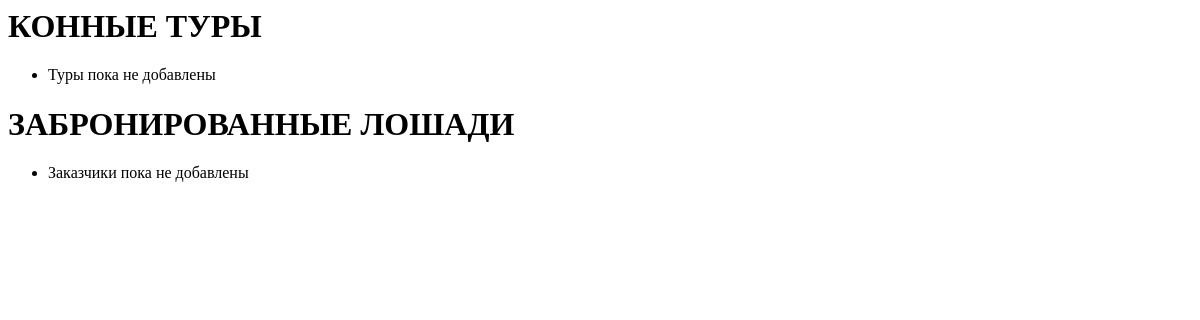
The page /tours on the database as committed earlier.
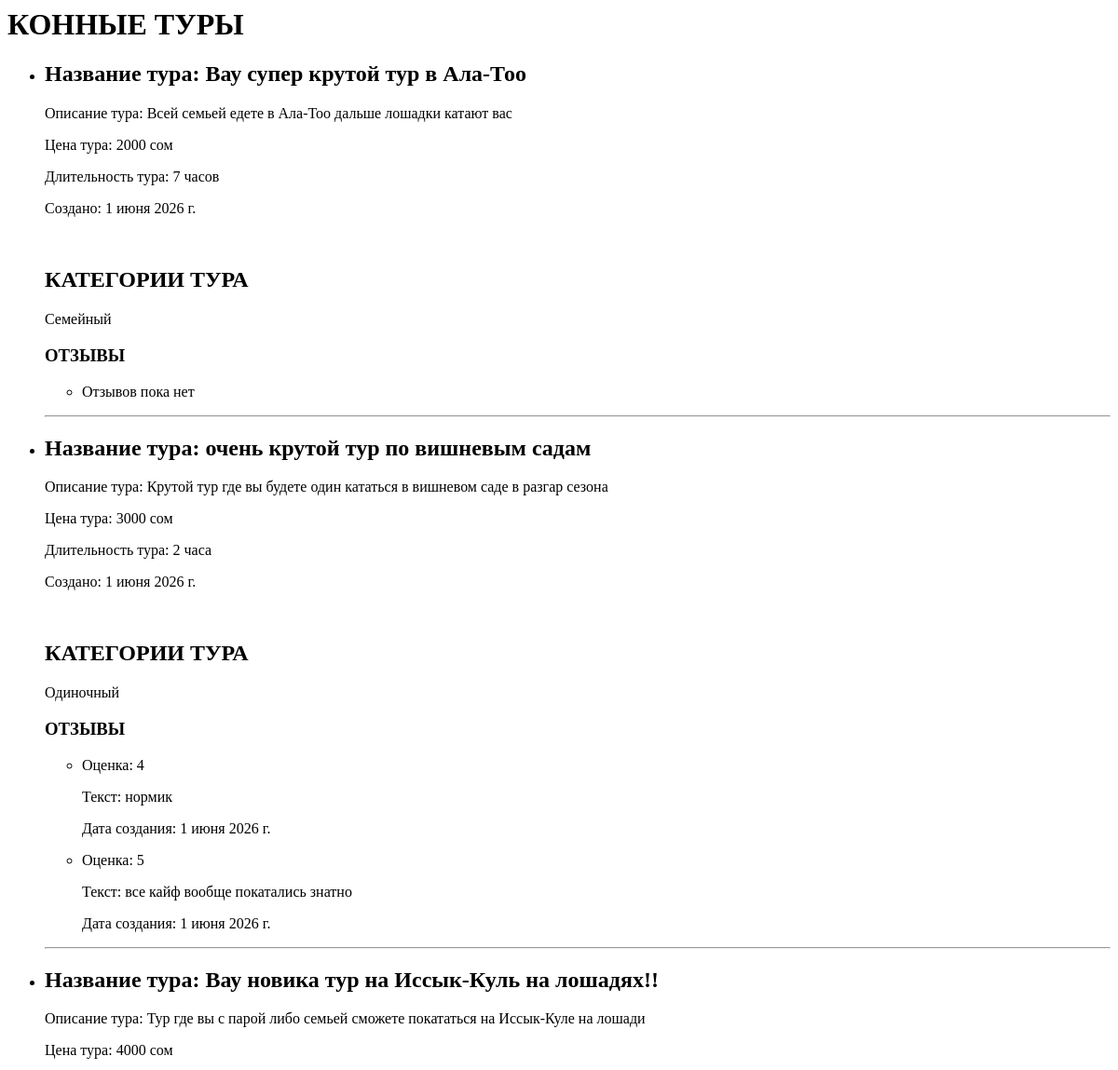
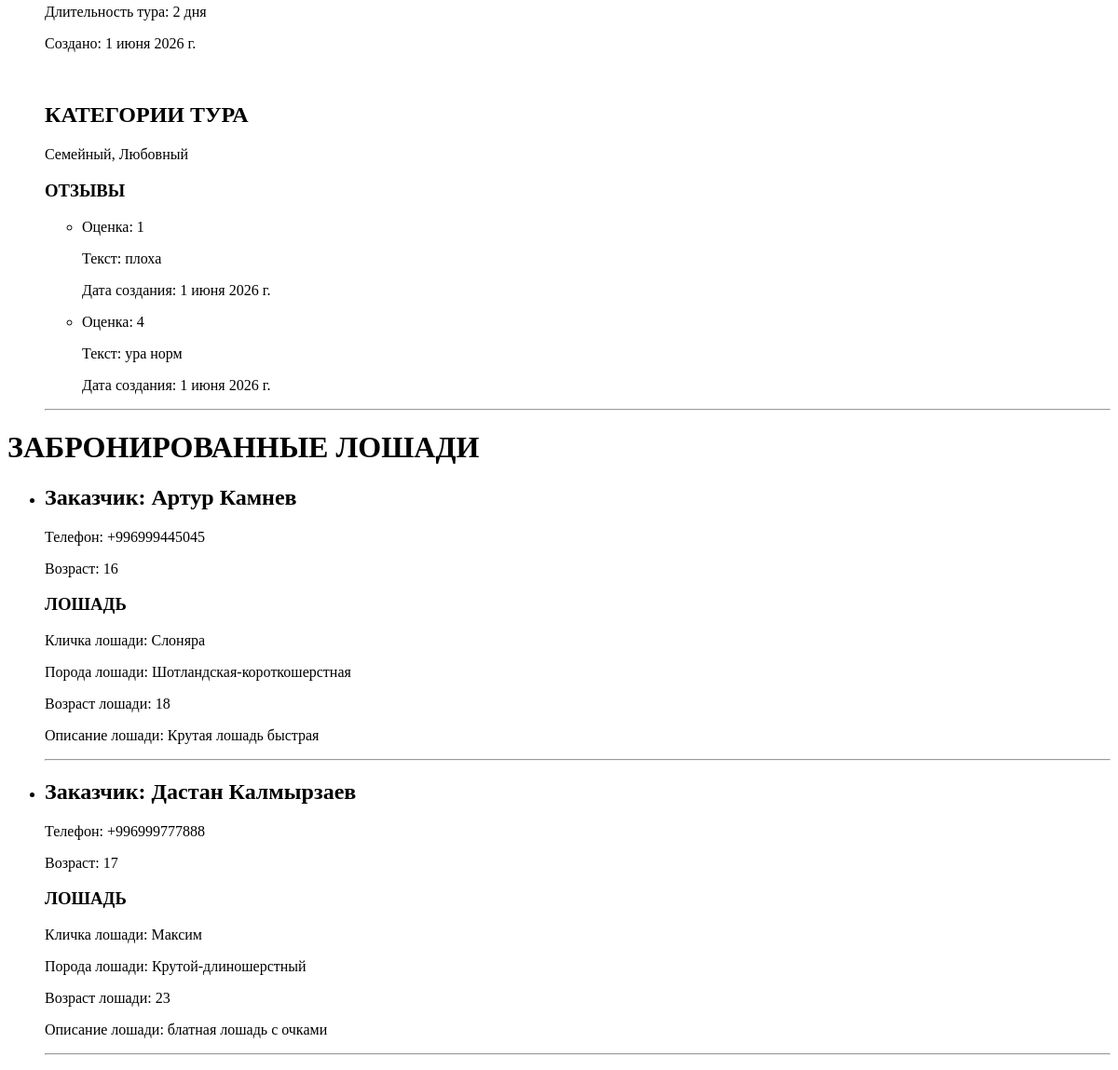
The same page on the database as committed later (2 pictures, top to bottom).
### horse_tour/models.py (models this page shows, shortened)
class Tour(models.Model):
    title = models.TextField(verbose_name="Название тура")
    description = models.TextField(verbose_name="Описание тура")
    price = models.PositiveIntegerField(verbose_name="Цена тура")
    duration = models.CharField(verbose_name="Длительность тура", max_length=50)
    created_at = models.DateField(auto_now_add=True)
    categories = models.ManyToManyField(Category)
    class Meta:
        verbose_name = 'Тур'
        verbose_name_plural = 'Туры'

class Category(models.Model):
    name = models.CharField(max_length=100, verbose_name="Название категории")
    description = models.TextField(verbose_name="Описание категории", max_length=300)
    class Meta:
        verbose_name = 'Категорию'
        verbose_name_plural = 'Категории'

class Review(models.Model):
    tour = models.ForeignKey(Tour, on_delete=models.CASCADE, related_name='reviews')
    MARK = (
        ('1', '1'),
        ('2', '2'),
        ('3', '3'),
        ('4', '4'),
        ('5', '5')
    )
    mark = models.CharField(max_length=100, choices=MARK, verbose_name="Оценка")
    text = models.TextField(blank=True, verbose_name="Описание к оценке")
    created_at = models.DateField(auto_now_add=True)
    class Meta:
        verbose_name = 'Отзыв'
        verbose_name_plural = 'Отзывы'

class Person(models.Model):
    name = models.TextField(verbose_name="Имя заказчика", max_length=30)
    surname = models.TextField(verbose_name="Фамилия заказчика", max_length=30)
    phone = models.CharField(verbose_name="Номер телефона заказчика", max_length=20)
    age = models.PositiveIntegerField(verbose_name="Возраст заказчика")
    horse = models.OneToOneField(Horse, on_delete=models.CASCADE)
    class Meta:
        verbose_name = 'Клиента'
        verbose_name_plural = 'Клиентов'

class Horse(models.Model):
    name = models.TextField(verbose_name="Кличка лошади", max_length=50)
    breed = models.TextField(verbose_name="Порода лошади", max_length=50)
    age = models.PositiveIntegerField(verbose_name="Возраст лошади")
    description = models.CharField(verbose_name="Описание лошади", max_length=300)
    photo = models.ImageField(upload_to="horses/", blank=True, verbose_name="Изображение лошади")
    class Meta:
        verbose_name = 'Лошадь'
        verbose_name_plural = 'Лошадей'

### horse_tour/views.py (the view)
# urls.py: path('tours', views.tour_list_view, name="tour_list"),
def tour_list_view(request):
    if request.method == "GET":
        tours = models.Tour.objects.all()
        persons = models.Person.objects.all()
        context = {
            'tours': tours,
            'persons': persons,
        }
    return render(request, template_name='tours.html', context=context)

### templates/tours.html
<h1>КОННЫЕ ТУРЫ</h1>
<ul>
    {% for i in tours %}
    <li>
        <h2>Название тура: {{ i.title }}</h2>
        <p>Описание тура: {{ i.description }}</p>
        <p>Цена тура: {{ i.price }} сом</p>
        <p>Длительность тура: {{ i.duration }}</p>
        <p>Создано: {{ i.created_at }}</p>
        <br>
        <h2>КАТЕГОРИИ ТУРА</h2>
        <p>
            {% for category in i.categories.all %}
                {{ category.name }}{% if not forloop.last %}, {% endif %}
            {% empty %}
                Категория не указана
            {% endfor %}
        </p>
        <h3>ОТЗЫВЫ</h3>
        <ul>
            {% for rev in i.reviews.all %}
            <li>
                <p>Оценка: {{ rev.mark }}</p>
                <p>Текст: {{ rev.text }}</p>
                <p>Дата создания: {{ rev.created_at }}</p>
            </li>
            {% empty %}
            <li>
                <p>Отзывов пока нет</p>
            </li>
            {% endfor %}
        </ul>
        <hr>
    </li>
    {% empty %}
    <li>
        <p>Туры пока не добавлены</p>
    </li>
    {% endfor %}
</ul>
<h1>ЗАБРОНИРОВАННЫЕ ЛОШАДИ</h1>
<ul>
    {% for person in persons %}
    <li>
        <h2>Заказчик: {{ person.name }} {{ person.surname }}</h2>
        <p>Телефон: {{ person.phone }}</p>
        <p>Возраст: {{ person.age }}</p>
        <h3>ЛОШАДЬ</h3>
        {% if person.horse %}
            <p>Кличка лошади: {{ person.horse.name }}</p>
            <p>Порода лошади: {{ person.horse.breed }}</p>
            <p>Возраст лошади: {{ person.horse.age }}</p>
            <p>Описание лошади: {{ person.horse.description }}</p>
        {% else %}
            <p>Лошадь не забронирована</p>
        {% endif %}
        <hr>
    </li>
    {% empty %}
    <li>
        <p>Заказчики пока не добавлены</p>
    </li>
    {% endfor %}
</ul>

Rows that differ between the two databases and show on the page:
added Tour: title "Вау супер крутой тур в Ала-Тоо", description "Всей семьей едете в Ала-Тоо дальше лошадки катают вас", price "2000", duration "7 часов", created_at "1 июня 2026 г."
added Category: name "Семейный"
added Tour: title "очень крутой тур по вишневым садам", description "Крутой тур где вы будете один кататься в вишневом саде в разгар сезона", price "3000", duration "2 часа", created_at "1 июня 2026 г."
added Category: name "Одиночный", shown under "очень крутой тур по вишневым садам"
added Review: mark "4", text "нормик", created_at "1 июня 2026 г.", shown under "очень крутой тур по вишневым садам"
added Review: mark "5", text "все кайф вообще покатались знатно", created_at "1 июня 2026 г.", shown under "очень крутой тур по вишневым садам"
added Tour: title "Вау новика тур на Иссык-Куль на лошадях!!", description "Тур где вы с парой либо семьей сможете покататься на Иссык-Куле на лошади", price "4000", duration "2 дня", created_at "1 июня 2026 г."
added Category: name "Любовный", shown under "Вау новика тур на Иссык-Куль на лошадях!!"
added Review: mark "1", text "плоха", created_at "1 июня 2026 г.", shown under "Вау новика тур на Иссык-Куль на лошадях!!"
added Review: mark "4", text "ура норм", created_at "1 июня 2026 г.", shown under "Вау новика тур на Иссык-Куль на лошадях!!"
added Person: name "Артур", surname "Камнев", phone "+996999445045", age "16", horse.name "Слоняра", horse.breed "Шотландская-короткошерстная", horse.age "18", horse.description "Крутая лошадь быстрая"
added Person: name "Дастан", surname "Калмырзаев", phone "+996999777888", age "17", horse.name "Максим", horse.breed "Крутой-длиношерстный", horse.age "23", horse.description "блатная лошадь с очками"
Other text that changed with them:
text no longer shown: "Туры пока не добавлены Заказчики пока не добавлены"
